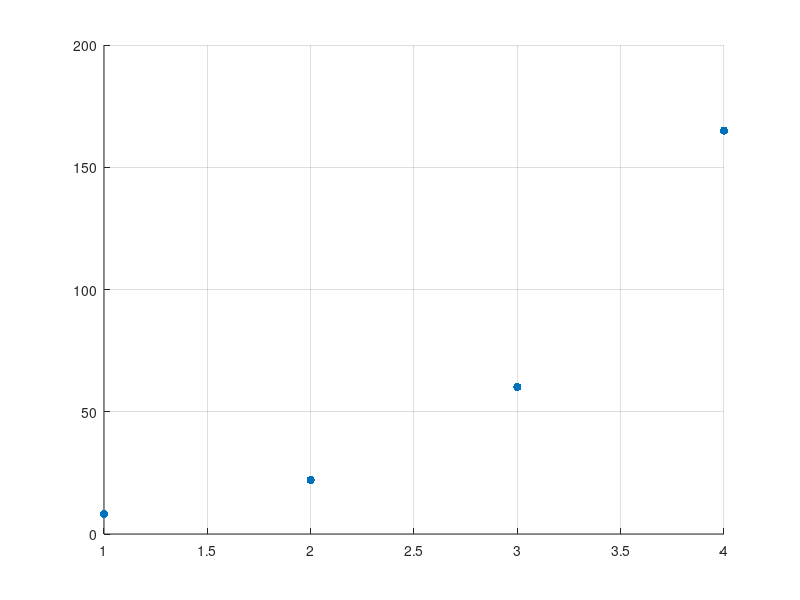

This chart was generated by the following MATLAB code: (Note: this script raises an error after producing the figure.)
clear all

x = [1 2 3 4];
y = [8.1 22.1 60.1 165];
scatter(x, y, 'filled')
grid on
hold on
syms xx
model = 3 * exp(xx);
fplot(model)
xlim([0 5])
legend('Data', 'Model')
xlabel('x')
ylabel('y')